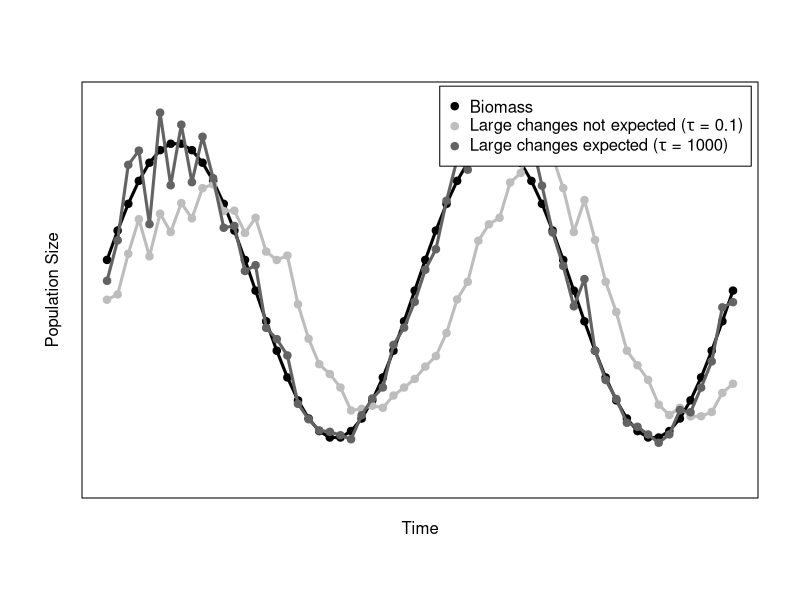

The R source for this figure:
tau0 <-  0.1
sigma0 <- 0.2
tau1 <- (1/tau0^2+1/sigma0^2)^(-0.5)


amp <- 100
freq <- 15
# get a new random seed
rm(.Random.seed)

seed.index <- runif(1,1,100)
set.seed(seed.index)
timelist <- seq(1,60)
B <- amp + amp/1.3 * sin(pi*timelist/freq)
# B <- c(247728.6, 243145.9, 249756.3, 270354.6, 299320.8, 315663.6, 
#        326716.2, 332712.2, 344883.1, 353495.8, 375949.5, 394098.1, 428431, 
#        444125.4, 436833.9, 482789.8, 524401.2, 565965.3, 615554.8, 644774.2, 
#        673944.3, 704280.4, 720881.7, 729185.4, 729201.7, 787458.8, 820629.6, 
#        811141.4, 787299.2, 764825.5, 752510.2, 731537.9, 690350.8, 671351.9, 
#        651918.2, 619961.5, 585162.9, 551323.8, 541180, 540778.3, 559508.9, 
#        569509.9, 579629.6, 580662.4, 579789.7, 562445.6, 526011.4, 518258, 
#        531159.7, 525685.4, 507961, 475416.6, 474533.3, 511293.3, 546476.8, 
#        589062.1, 615273, 621396.5, 605216.1, 574825.6, 571952.5, 574753.7, 
#        581205.3, 592003.9, 631733.3, 657159.7, 652735.8, 675975.8, 687891.6, 
#        677807.6, 641046.1, 585274.8, 525519.2, 479589.5, 460408.3, 465499.1, 
#        471731.3, 479816.2, 476590.2, 461649.8, 458247.4, 444747, 463652.2, 
#        486741.3, 512796.1, 521745.9, 515376.8, 488594.1, 457759.5, 435229.8, 
#        423622.6, 408471.6, 387875.4, 365308, 364256.1, 357080.6, 349669.6, 
#        372125.1, 399010.3, 405034.5, 397760.3)[1:60]
y <- rep(NA, length(timelist))
E <- rep (NA, length(timelist))
E[1]<-B[1]*exp(rnorm(1,0, sigma0))

for (t in 2:length(timelist)) {
  y[t] <- log (B[t]/E[t-1])
  mu1.tmp <- y[t]*(1-sigma0^2/(tau0^2+sigma0^2))
  E[t] <- E[t-1] * exp(rnorm(1,mu1.tmp,tau1))
}

setwd('/Users/mcsiple/Dropbox/Chapter4-HarvestControlRules/Figures')
plotfilename <- "DelayedDetection_blackbkd.pdf"
pdf(file = plotfilename, height = 7, width = 10,useDingbats = FALSE)
par(mfrow=c(1,1))
lotau.col <- "#bdbdbd"  
hitau.col <-  "#636363"
#par(bg = 'black', fg = 'white') # set background to black, foreground white - for presentations
plot(timelist,B, type = "l", lwd = 3, col = "black", xlab = "", ylab = " ",ylim=c(0,max(c(B,E)*1.1)), axes = F)
box() #make col= "black" for plotting in paper (or other white bkd) 
mtext(side = 2, text = "Population Size", line = 1)
mtext(side = 1, text = "Time",line = 1)
points(timelist, B, pch=21, bg = "black") #change bg="black" if paper
lines(timelist, E, lwd = 3, col = lotau.col)
points(timelist, E, pch=21, bg = lotau.col, col=lotau.col)


tau0 <-  100
sigma0 <- 0.1
tau1 <- (1/tau0^2+1/sigma0^2)^(-0.5)


set.seed(seed.index)
y <- rep(NA, length(timelist))
E <- rep (NA, length(timelist))
E[1]<-B[1]*exp(rnorm(1,0, sigma0))

for (t in 2:length(timelist)) {
  y[t] <- log (B[t]/E[t-1])
  mu1.tmp <- y[t]*(1-sigma0^2/(tau0^2+sigma0^2))
  E[t] <- E[t-1] * exp(rnorm(1,mu1.tmp,tau1))
}

lines(timelist, E, lwd = 3, col = hitau.col)
points(timelist, E, pch=21, bg = hitau.col,col = hitau.col)

legend('topright',inset=0.01,pch=rep(21,times=3),pt.bg=c('black',lotau.col,hitau.col), # put 'black' here for paper
       col=c('black',lotau.col,hitau.col),
       legend=c("Biomass", 
                expression(paste("Large changes not expected (",tau," = 0.1",")",sep="")),
                expression(paste("Large changes expected (",tau," = 1000",")",sep=""))))

dev.off()
